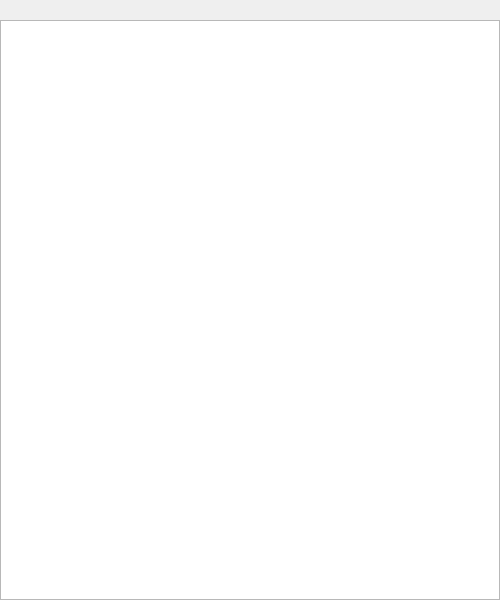
<?xml version="1.0" encoding="UTF-8"?>
<ui version="4.0">
 <class>usercodewindow</class>
 <widget class="QDialog" name="usercodewindow">
  <property name="geometry">
   <rect>
    <x>0</x>
    <y>0</y>
    <width>500</width>
    <height>600</height>
   </rect>
  </property>
  <property name="windowTitle">
   <string>Dialog</string>
  </property>
  <widget class="QTextBrowser" name="text_user_code">
   <property name="geometry">
    <rect>
     <x>0</x>
     <y>20</y>
     <width>500</width>
     <height>580</height>
    </rect>
   </property>
   <property name="lineWrapMode">
    <enum>QTextEdit::NoWrap</enum>
   </property>
  </widget>
 </widget>
 <resources/>
 <connections/>
</ui>
